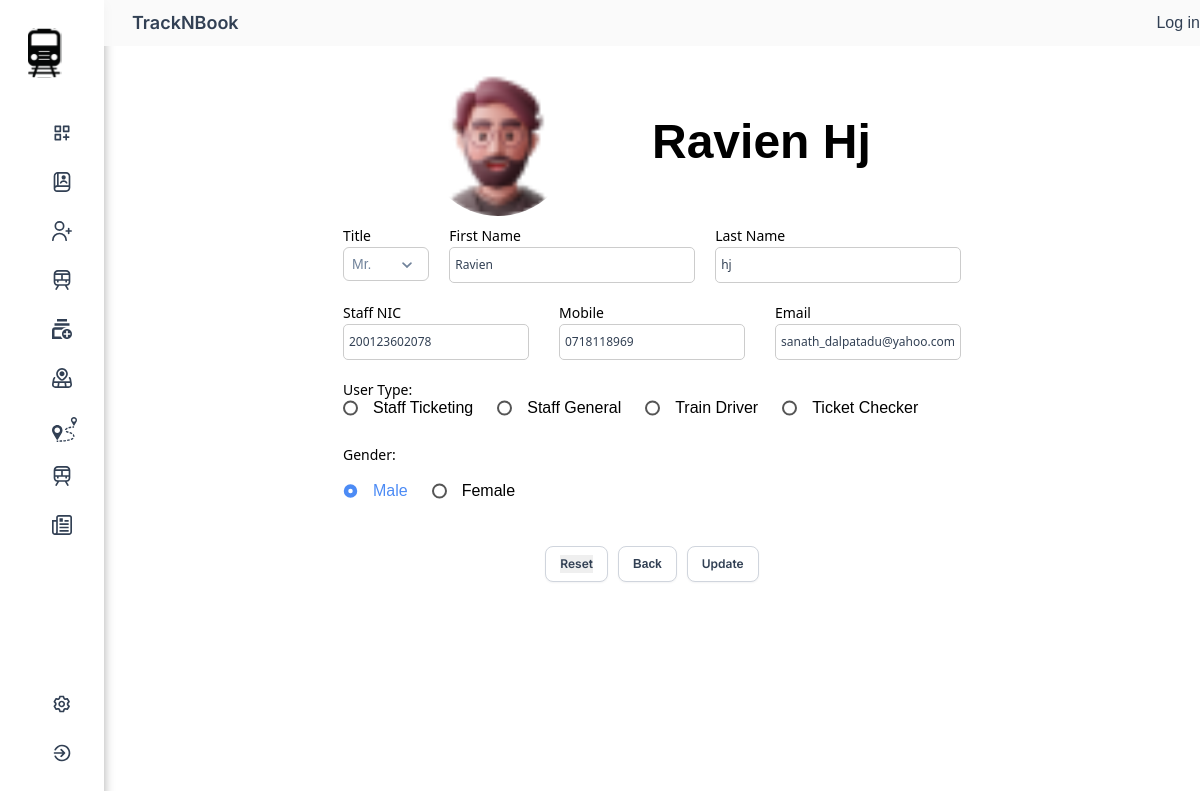
The page /public/admin/updateUser/18 on the database its author committed.
### tables this page shows
CREATE TABLE `tbl_user` (
  `user_id` int(11) NOT NULL,
  `user_title` varchar(10) NOT NULL,
  `user_first_name` varchar(50) NOT NULL,
  `user_last_name` varchar(50) NOT NULL,
  `user_phone_number` varchar(13) NOT NULL,
  `user_type` varchar(20) NOT NULL,
  `user_gender` varchar(10) NOT NULL,
  `user_email` varchar(50) NOT NULL,
  `user_nic` bigint(20) NOT NULL,
  `user_is_email_verified` tinyint(1) NOT NULL
);

### private/controllers/Admin.php (called while the page is built, shortened)
<?php
class Admin extends Controller
{
    function updateUser($id = '')
    {
        $user = new Users();
        $data = array();
        $data['user'] = $user->whereOne('user_id', $id);
        $this->view('update.user.admin', $data);
    }
}

### private/core/app.php (called while the page is built, shortened)
<?php
class App
{
    protected $method = 'index';
    public function __construct()
    {
        try{
            $URL = $this->getURL();
            if (file_exists("../private/controllers/" . $URL[0] . ".php" )) {
                unset( $URL[0]);
            }
            else {
               echo "<pre>";
                print_r($URL);
                echo "</pre>";
                require("../private/views/error404.view.php");
            }
            $this->controller = new $this->controller();
            if (isset($URL[1]) && method_exists($this->controller, $URL[1]))
            {
                $this->method = ucfirst($URL[1]);
                unset( $URL[1]);
            }
            $URL = array_values($URL);
            $this->params = $URL;
            call_user_func_array(array($this->controller,$this->method), $this->params);
        }
        catch(Exception $e)
        {
            die($e->getMessage());
        }
    }
    private function getURL()
    {
        $url = isset($_GET['url']) ? $_GET['url'] : "home";
        return explode("/",  filter_var(trim($url, "/"), FILTER_SANITIZE_URL));
    }
}
?>

### public/index.php (called while the page is built, shortened)
<?php
$app = new App;
?>

### private/core/database.php (called while the page is built, shortened)
<?php
class Database
{
    protected function connect()
    {
        $string = DBDRIVER . ":host=" . DBHOST . ";dbname=" . DBNAME;
        if (!$con = new PDO($string, DBUSER, DBPASS)) {
            die("database connection faild");
        }
        return $con;
    }
    public function query($query, $data = array(), $data_type = "object")
    {
        try {
            $con = $this->connect();
            $stm = $con->prepare($query);
            if ($stm) {
                $check = $stm->execute($data);
                if ($check) {
                    if ($data_type == "object") {
                        $data = $stm->fetchAll(PDO::FETCH_OBJ);
                    } elseif ($data_type == "array") {
                        $data = $stm->fetchAll(PDO::FETCH_ASSOC);
                    }
                    if (is_array($data) && count($data) > 0) {
                        return $data;
                    }
                }
            }
        } catch (PDOException $e) {
            die($e);
        }
        return false;
    }
}

### private/core/model.php (called while the page is built, shortened)
<?php
class Model extends Database
{
    protected $table;
    public function whereOne($column, $value)
    {
        $column = addslashes($column);
        $query = "select * from $this->table where $column = :value";
        $data = $this->query($query, [
            'value' => $value
        ]);
        if (is_array($data)) {
            $data = $data[0];
        }
        return $data;
    }
}

### private/views/update.user.admin.view.php (the view, shortened to what this page needs)
<?php
if(!isset($data['errors'])){
    $data['errors'] = array();
}
?>
<body>
    <div class="column-left">
        <main>
            <div class="container">
                <div class="row">
                    <div class="col-8 center-col table profile">
                        <div class="row mb-10">
                            <div class="col-6">
                                <div class="profile-img d-flex flex-column align-items-center justify-content-center">
                                    <img src="<?= ASSETS ?>images/avatar1.png" alt="profile img">
                                </div>
                            </div>
                            <div class="col-6 d-flex align-items-center">
                                <div class="profile-name">
                                    <h2><?=ucfirst($data['user']->user_first_name) . " " . ucfirst($data['user']->user_last_name) ?></h2>
                                </div>
                            </div>
                        </div>
                        <form action="" method="post" class="profile">
                            <div class="row g-20 mb-20">
                                <div class="col-2">
                                    <div class="text-inputs">
                                        <div class="input-text-label">Title</div>
                                        <div class="width-fill">
                                        </div>
                                    </div>
                                </div>
                                <div class="col-5">
                                    <div class="text-inputs">
                                        <div class="input-text-label">First Name</div>
                                        <div class="input-field">
                                            <div class="text">
                                                <input type="text" class="type-here" placeholder="Type here" name="user_first_name" value="<?=$data['user']->user_first_name?>">
                                            </div>
                                        </div>
                                    </div>
                                </div>
                                <div class="col-5">
                                    <div class="text-inputs">
                                        <div class="input-text-label">Last Name</div>
                                        <div class="input-field">
                                            <div class="text">
                                                <input type="text" class="type-here" placeholder="Type here" name="user_last_name" value="<?=$data['user']->user_last_name?>">
                                            </div>
                                        </div>
                                    </div>
                                </div>
                            </div>
                            <div class="row g-30 mb-20">
                                <div class="col-4">
                                    <div class="text-inputs">
                                        <div class="input-text-label">Staff NIC</div>
                                        <div class="input-field">
                                            <div class="text">
                                                <input type="text" class="type-here" placeholder="Type here" name="user_nic" value="<?=$data['user']->user_nic?>">
                                            </div>
                                        </div>
                                    </div>
                                </div>
                                <div class="col-4">
                                    <div class="text-inputs">
                                        <div class="input-text-label">Mobile</div>
                                        <div class="input-field">
                                            <div class="text">
                                                <input type="text" class="type-here" placeholder="Type here" name="user_phone_number" value="<?=$data['user']->user_phone_number?>">
                                            </div>
                                        </div>
                                    </div>
                                </div>
                                <div class="col-4">
                                    <div class="text-inputs">
                                        <div class="input-text-label">Email</div>
                                        <div class="input-field">
                                            <div class="text">
                                                <input type="text" class="type-here" placeholder="Type here" name="user_email" value="<?=$data['user']->user_email?>">
                                            </div>
                                        </div>
                                    </div>
                                </div>
                            </div>
                            <div class="row">
                                <div class="col-4">
                                    <div class="text-inputs">
                                        <div class="input-text-label">User Type:</div>
                                    </div>
                                </div>
                                <div class="col-12 d-flex justify-content-start">
                                    <div class="radio-buttons-container">
                                        <div class="radio-button">
                                            <label for="radio1" class="radio-button__label <?php echo (array_key_exists('user_type', $data['errors'])) ? 'red' : ''; ?>">
                                                <span class="radio-button__custom"></span>
                                                Staff Ticketing
                                            </label>
                                        </div>
                                        <div class="radio-button">
                                            <label for="radio2" class="radio-button__label <?php echo (array_key_exists('user_type', $data['errors'])) ? 'red' : ''; ?>">
                                                <span class="radio-button__custom"></span>
                                                Staff General
                                            </label>
                                        </div>
                                        <div class="radio-button">
                                            <label for="radio3" class="radio-button__label <?php echo (array_key_exists('user_type', $data['errors'])) ? 'red' : ''; ?>">
                                                <span class="radio-button__custom"></span>
                                                Train Driver
                                            </label>
                                        </div>
                                        <div class="radio-button">
                                            <label for="radio4" class="radio-button__label <?php echo (array_key_exists('user_type', $data['errors'])) ? 'red' : ''; ?>">
                                                <span class="radio-button__custom"></span>
                                                Ticket Checker
                                            </label>
                                        </div>
                                    </div>
                                </div>
                            </div>
                            <br>
                            <div class="row">
                                <div class="col-4">
                                    <div class="text-inputs">
                                        <div class="input-text-label">Gender:</div>
                                    </div><br>
                                </div>
                                <div class="col-12 d-flex justify-content-start">
                                    <div class="radio-buttons-container">
                                        <div class="radio-button">
                                            <label for="radio5" class="radio-button__label <?php echo (array_key_exists('user_gender', $data['errors'])) ? 'red' : ''; ?>">
                                                <span class="radio-button__custom"></span>
                                                Male
                                            </label>
                                        </div>
                                        <div class="radio-button">
                                            <label for="radio6" class="radio-button__label <?php echo (array_key_exists('user_gender', $data['errors'])) ? 'red' : ''; ?>">
                                                <span class="radio-button__custom"></span>
                                                Female
                                            </label>
                                        </div>
                                    </div>
                                </div>
                            </div><br><br>
                            <div class="row">
                                <div class="col-12 d-flex justify-content-center g-10">
                                    <div class="button-base">
                                        <input class="text" type="reset" value="Reset" name="submit">
                                    </div>
                                    <div class="button-base">
                                        <a href="<?= ROOT ?>admin/getusers">Back</a>
                                    </div>
                                    <div class="button-base">
                                        <input class="text" type="submit" value="Update" name="update">
                                    </div>
                                </div>
                            </div>
                        </form>
                    </div>
                </div>
            </div>
        </main>
    </div>
</body>
</html>

### rows shown on the page
tbl_user: user_first_name "Ravien", user_last_name "Hj", user_last_name "hj", user_nic "200123602078", user_phone_number "0718118969", user_email "sanath_dalpatadu@yahoo.com"
